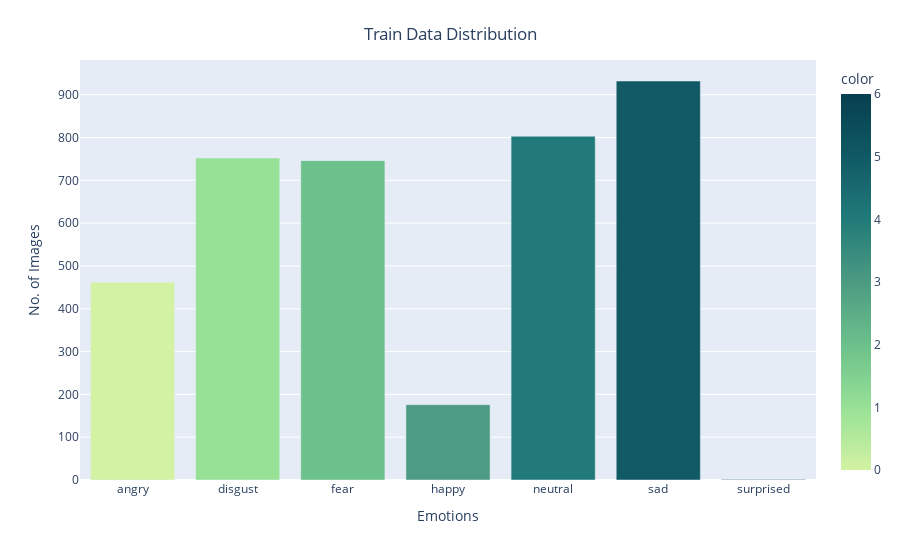

Notebook code cell kept with this figure:
### Code cell
import plotly.express as px

fig = px.bar(
    x = CLASS_LABELS,
    y = [list(train_generator.classes).count(i) for i in np.unique(train_generator.classes)], 
    color = np.unique(train_generator.classes),
    color_continuous_scale="Emrld"
)

fig.update_xaxes(title="Emotions")
fig.update_yaxes(title = "No. of Images")
fig.update_layout(
    showlegend = True,
    title = {
        'text': 'Train Data Distribution ',
        'y':0.95,
        'x':0.5,
        'xanchor': 'center',
        'yanchor': 'top'
    }
)

fig.show()

### Figure 1 — Plotly figure (JSON) as saved in the notebook; plotly's stock layout.template omitted (floating-point values rounded to 4 significant figures)
{"data": [{"alignmentgroup": "True", "hovertemplate": "x=%{x}<br>y=%{y}<br>color=%{marker.color}<extra></extra>", "legendgroup": "", "marker": {"color": [0, 1, 2, 3, 4, 5, 6], "coloraxis": "coloraxis", "pattern": {"shape": ""}}, "name": "", "offsetgroup": "", "orientation": "v", "showlegend": false, "textposition": "auto", "type": "bar", "x": ["angry", "disgust", "fear", "happy", "neutral", "sad", "surprised"], "xaxis": "x", "y": [462, 752, 746, 176, 803, 932, 1], "yaxis": "y"}], "layout": {"barmode": "relative", "coloraxis": {"colorbar": {"title": {"text": "color"}}, "colorscale": [[0, "rgb(211, 242, 163)"], [0.1667, "rgb(151, 225, 150)"], [0.3333, "rgb(108, 192, 139)"], [0.5, "rgb(76, 155, 130)"], [0.6667, "rgb(33, 122, 121)"], [0.8333, "rgb(16, 89, 101)"], [1, "rgb(7, 64, 80)"]]}, "legend": {"tracegroupgap": 0}, "margin": {"t": 60}, "showlegend": true, "title": {"text": "Train Data Distribution ", "x": 0.5, "xanchor": "center", "y": 0.95, "yanchor": "top"}, "xaxis": {"anchor": "y", "domain": [0, 1], "title": {"text": "Emotions"}}, "yaxis": {"anchor": "x", "domain": [0, 1], "title": {"text": "No. of Images"}}}}
